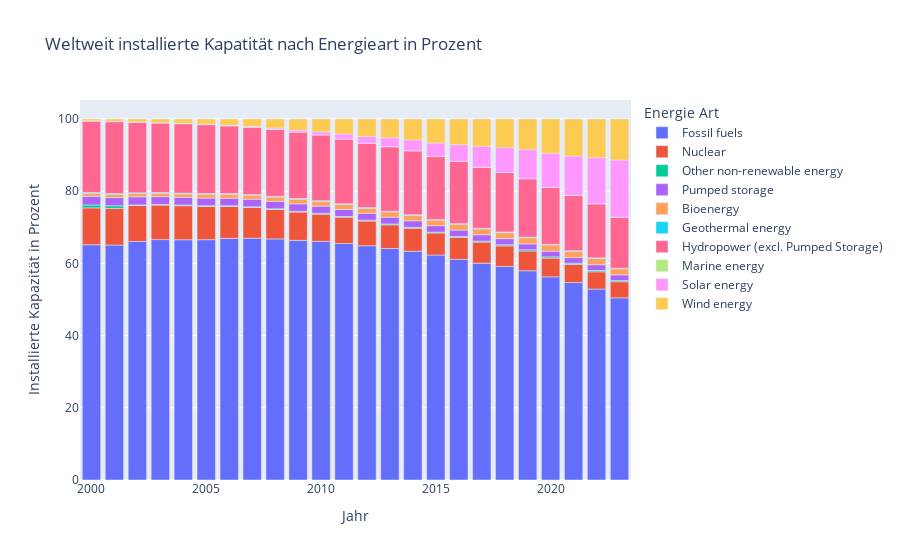

Source (notebook cell):
### Code cell
import pandas as pd
import plotly.express as px

df_global_bar = df_global

# Calculate percentages for each year and technology group
df_global_bar["Percentage"] = df_global_bar.groupby("Year")["Sum of Electricity Installed Capacity (MW)"].transform(
    lambda x: (x / x.sum()) * 100
)

# Create the bar chart
fig_global_kapazität_relativ = px.bar(
    df_global_bar,
    x="Year",
    y="Percentage",
    color="Group Technology",
    custom_data=["Percentage"],
    title="Weltweit installierte Kapatität nach Energieart in Prozent",
)

# Customize hover template to display percentages
fig_global_kapazität_relativ.update_traces(hovertemplate="Jahr: %{x} <br>Kapazität: %{y:.2f} MW<br>Prozent: %{customdata[0]:.2f}%")

# Update layout title and labels
fig_global_kapazität_relativ.update_layout(
    title="Weltweit installierte Kapatität nach Energieart in Prozent",
    xaxis_title="Jahr",
    yaxis_title="Installierte Kapazität in Prozent",
    legend_title="Energie Art"
)

# Diagramm anzeigen
fig_global_kapazität_relativ.show()

### Figure 1 — Plotly figure (JSON) as saved in the notebook; plotly's stock layout.template omitted (floating-point values rounded to 4 significant figures)
{"data": [{"alignmentgroup": "True", "customdata": [[65.18], [65.08], [66.07], [66.6], [66.55], [66.57], [66.93], [66.98], [66.78], [66.38], [66.13], [65.5], [64.89], [64.14], [63.37], [62.33], [61.13], [60.07], [59.18], [57.97], [56.28], [54.7], [52.9], [50.46]], "hovertemplate": "Jahr: %{x} <br>Kapazität: %{y:.2f} MW<br>Prozent: %{customdata[0]:.2f}%", "legendgroup": "Fossil fuels", "marker": {"color": "#636efa", "pattern": {"shape": ""}}, "name": "Fossil fuels", "offsetgroup": "Fossil fuels", "orientation": "v", "showlegend": true, "textposition": "auto", "type": "bar", "x": [2000, 2001, 2002, 2003, 2004, 2005, 2006, 2007, 2008, 2009, 2010, 2011, 2012, 2013, 2014, 2015, 2016, 2017, 2018, 2019, 2020, 2021, 2022, 2023], "xaxis": "x", "y": [65.18, 65.08, 66.07, 66.6, 66.55, 66.57, 66.93, 66.98, 66.78, 66.38, 66.13, 65.5, 64.89, 64.14, 63.37, 62.33, 61.13, 60.07, 59.18, 57.97, 56.28, 54.7, 52.9, 50.46], "yaxis": "y"}, {"alignmentgroup": "True", "customdata": [[10.2], [10.14], [9.952], [9.551], [9.437], [9.201], [8.824], [8.5], [8.166], [7.853], [7.519], [7.272], [6.85], [6.542], [6.365], [6.109], [6.077], [5.846], [5.684], [5.475], [5.184], [4.995], [4.772], [4.458]], "hovertemplate": "Jahr: %{x} <br>Kapazität: %{y:.2f} MW<br>Prozent: %{customdata[0]:.2f}%", "legendgroup": "Nuclear", "marker": {"color": "#EF553B", "pattern": {"shape": ""}}, "name": "Nuclear", "offsetgroup": "Nuclear", "orientation": "v", "showlegend": true, "textposition": "auto", "type": "bar", "x": [2000, 2001, 2002, 2003, 2004, 2005, 2006, 2007, 2008, 2009, 2010, 2011, 2012, 2013, 2014, 2015, 2016, 2017, 2018, 2019, 2020, 2021, 2022, 2023], "xaxis": "x", "y": [10.2, 10.14, 9.952, 9.551, 9.437, 9.201, 8.824, 8.5, 8.166, 7.853, 7.519, 7.272, 6.85, 6.542, 6.365, 6.109, 6.077, 5.846, 5.684, 5.475, 5.184, 4.995, 4.772, 4.458], "yaxis": "y"}, {"alignmentgroup": "True", "customdata": [[0.8002], [0.7357], [0.1802], [0.1881], [0.1905], [0.2099], [0.2117], [0.2012], [0.1979], [0.1995], [0.2505], [0.2233], [0.228], [0.2428], [0.2442], [0.2351], [0.2406], [0.2585], [0.3088], [0.3343], [0.3365], [0.3608], [0.3632], [0.3482]], "hovertemplate": "Jahr: %{x} <br>Kapazität: %{y:.2f} MW<br>Prozent: %{customdata[0]:.2f}%", "legendgroup": "Other non-renewable energy", "marker": {"color": "#00cc96", "pattern": {"shape": ""}}, "name": "Other non-renewable energy", "offsetgroup": "Other non-renewable energy", "orientation": "v", "showlegend": true, "textposition": "auto", "type": "bar", "x": [2000, 2001, 2002, 2003, 2004, 2005, 2006, 2007, 2008, 2009, 2010, 2011, 2012, 2013, 2014, 2015, 2016, 2017, 2018, 2019, 2020, 2021, 2022, 2023], "xaxis": "x", "y": [0.8002, 0.7357, 0.1802, 0.1881, 0.1905, 0.2099, 0.2117, 0.2012, 0.1979, 0.1995, 0.2505, 0.2233, 0.228, 0.2428, 0.2442, 0.2351, 0.2406, 0.2585, 0.3088, 0.3343, 0.3365, 0.3608, 0.3632, 0.3482], "yaxis": "y"}, {"alignmentgroup": "True", "customdata": [[2.418], [2.273], [2.241], [2.155], [2.121], [2.114], [2.087], [2.097], [2.062], [2.072], [1.971], [1.944], [1.909], [1.87], [1.816], [1.783], [1.785], [1.757], [1.688], [1.636], [1.587], [1.554], [1.597], [1.56]], "hovertemplate": "Jahr: %{x} <br>Kapazität: %{y:.2f} MW<br>Prozent: %{customdata[0]:.2f}%", "legendgroup": "Pumped storage", "marker": {"color": "#ab63fa", "pattern": {"shape": ""}}, "name": "Pumped storage", "offsetgroup": "Pumped storage", "orientation": "v", "showlegend": true, "textposition": "auto", "type": "bar", "x": [2000, 2001, 2002, 2003, 2004, 2005, 2006, 2007, 2008, 2009, 2010, 2011, 2012, 2013, 2014, 2015, 2016, 2017, 2018, 2019, 2020, 2021, 2022, 2023], "xaxis": "x", "y": [2.418, 2.273, 2.241, 2.155, 2.121, 2.114, 2.087, 2.097, 2.062, 2.072, 1.971, 1.944, 1.909, 1.87, 1.816, 1.783, 1.785, 1.757, 1.688, 1.636, 1.587, 1.554, 1.597, 1.56], "yaxis": "y"}, {"alignmentgroup": "True", "customdata": [[0.8062], [0.8858], [0.8977], [0.92], [0.9659], [1.06], [1.106], [1.133], [1.177], [1.271], [1.305], [1.367], [1.403], [1.476], [1.507], [1.543], [1.612], [1.633], [1.664], [1.699], [1.727], [1.734], [1.734], [1.676]], "hovertemplate": "Jahr: %{x} <br>Kapazität: %{y:.2f} MW<br>Prozent: %{customdata[0]:.2f}%", "legendgroup": "Bioenergy", "marker": {"color": "#FFA15A", "pattern": {"shape": ""}}, "name": "Bioenergy", "offsetgroup": "Bioenergy", "orientation": "v", "showlegend": true, "textposition": "auto", "type": "bar", "x": [2000, 2001, 2002, 2003, 2004, 2005, 2006, 2007, 2008, 2009, 2010, 2011, 2012, 2013, 2014, 2015, 2016, 2017, 2018, 2019, 2020, 2021, 2022, 2023], "xaxis": "x", "y": [0.8062, 0.8858, 0.8977, 0.92, 0.9659, 1.06, 1.106, 1.133, 1.177, 1.271, 1.305, 1.367, 1.403, 1.476, 1.507, 1.543, 1.612, 1.633, 1.664, 1.699, 1.727, 1.734, 1.734, 1.676], "yaxis": "y"}, {"alignmentgroup": "True", "customdata": [[0.2354], [0.2239], [0.2202], [0.2134], [0.2072], [0.2083], [0.2041], [0.2017], [0.201], [0.2016], [0.1953], [0.1893], [0.1902], [0.1872], [0.1866], [0.1888], [0.1857], [0.1866], [0.1851], [0.1875], [0.1836], [0.1794], [0.1742], [0.1656]], "hovertemplate": "Jahr: %{x} <br>Kapazität: %{y:.2f} MW<br>Prozent: %{customdata[0]:.2f}%", "legendgroup": "Geothermal energy", "marker": {"color": "#19d3f3", "pattern": {"shape": ""}}, "name": "Geothermal energy", "offsetgroup": "Geothermal energy", "orientation": "v", "showlegend": true, "textposition": "auto", "type": "bar", "x": [2000, 2001, 2002, 2003, 2004, 2005, 2006, 2007, 2008, 2009, 2010, 2011, 2012, 2013, 2014, 2015, 2016, 2017, 2018, 2019, 2020, 2021, 2022, 2023], "xaxis": "x", "y": [0.2354, 0.2239, 0.2202, 0.2134, 0.2072, 0.2083, 0.2041, 0.2017, 0.201, 0.2016, 0.1953, 0.1893, 0.1902, 0.1872, 0.1866, 0.1888, 0.1857, 0.1866, 0.1851, 0.1875, 0.1836, 0.1794, 0.1742, 0.1656], "yaxis": "y"}, {"alignmentgroup": "True", "customdata": [[19.84], [19.95], [19.55], [19.29], [19.23], [19.09], [18.78], [18.63], [18.59], [18.43], [18.24], [17.95], [17.8], [17.87], [17.71], [17.52], [17.24], [16.88], [16.47], [16.17], [15.73], [15.36], [14.99], [14.15]], "hovertemplate": "Jahr: %{x} <br>Kapazität: %{y:.2f} MW<br>Prozent: %{customdata[0]:.2f}%", "legendgroup": "Hydropower (excl. Pumped Storage)", "marker": {"color": "#FF6692", "pattern": {"shape": ""}}, "name": "Hydropower (excl. Pumped Storage)", "offsetgroup": "Hydropower (excl. Pumped Storage)", "orientation": "v", "showlegend": true, "textposition": "auto", "type": "bar", "x": [2000, 2001, 2002, 2003, 2004, 2005, 2006, 2007, 2008, 2009, 2010, 2011, 2012, 2013, 2014, 2015, 2016, 2017, 2018, 2019, 2020, 2021, 2022, 2023], "xaxis": "x", "y": [19.84, 19.95, 19.55, 19.29, 19.23, 19.09, 18.78, 18.63, 18.59, 18.43, 18.24, 17.95, 17.8, 17.87, 17.71, 17.52, 17.24, 16.88, 16.47, 16.17, 15.73, 15.36, 14.99, 14.15], "yaxis": "y"}, {"alignmentgroup": "True", "customdata": [[0.00678], [0.006758], [0.006602], [0.006365], [0.006141], [0.005873], [0.0056], [0.005429], [0.005296], [0.005079], [0.004927], [0.00947], [0.00922], [0.008855], [0.008519], [0.008176], [0.00799], [0.007736], [0.007402], [0.007136], [0.006803], [0.006512], [0.006242], [0.005879]], "hovertemplate": "Jahr: %{x} <br>Kapazität: %{y:.2f} MW<br>Prozent: %{customdata[0]:.2f}%", "legendgroup": "Marine energy", "marker": {"color": "#B6E880", "pattern": {"shape": ""}}, "name": "Marine energy", "offsetgroup": "Marine energy", "orientation": "v", "showlegend": true, "textposition": "auto", "type": "bar", "x": [2000, 2001, 2002, 2003, 2004, 2005, 2006, 2007, 2008, 2009, 2010, 2011, 2012, 2013, 2014, 2015, 2016, 2017, 2018, 2019, 2020, 2021, 2022, 2023], "xaxis": "x", "y": [0.00678, 0.006758, 0.006602, 0.006365, 0.006141, 0.005873, 0.0056, 0.005429, 0.005296, 0.005079, 0.004927, 0.00947, 0.00922, 0.008855, 0.008519, 0.008176, 0.00799, 0.007736, 0.007402, 0.007136, 0.006803, 0.006512, 0.006242, 0.005879], "yaxis": "y"}, {"alignmentgroup": "True", "customdata": [[0.03485], [0.04153], [0.04946], [0.06124], [0.08675], [0.1204], [0.1515], [0.2009], [0.329], [0.4876], [0.8191], [1.392], [1.885], [2.455], [2.999], [3.65], [4.595], [5.811], [6.911], [8.076], [9.446], [10.86], [12.76], [15.83]], "hovertemplate": "Jahr: %{x} <br>Kapazität: %{y:.2f} MW<br>Prozent: %{customdata[0]:.2f}%", "legendgroup": "Solar energy", "marker": {"color": "#FF97FF", "pattern": {"shape": ""}}, "name": "Solar energy", "offsetgroup": "Solar energy", "orientation": "v", "showlegend": true, "textposition": "auto", "type": "bar", "x": [2000, 2001, 2002, 2003, 2004, 2005, 2006, 2007, 2008, 2009, 2010, 2011, 2012, 2013, 2014, 2015, 2016, 2017, 2018, 2019, 2020, 2021, 2022, 2023], "xaxis": "x", "y": [0.03485, 0.04153, 0.04946, 0.06124, 0.08675, 0.1204, 0.1515, 0.2009, 0.329, 0.4876, 0.8191, 1.392, 1.885, 2.455, 2.999, 3.65, 4.595, 5.811, 6.911, 8.076, 9.446, 10.86, 12.76, 15.83], "yaxis": "y"}, {"alignmentgroup": "True", "customdata": [[0.4825], [0.6736], [0.8335], [1.007], [1.203], [1.421], [1.705], [2.048], [2.492], [3.103], [3.567], [4.144], [4.833], [5.206], [5.797], [6.634], [7.124], [7.551], [7.91], [8.446], [9.515], [10.25], [10.71], [11.35]], "hovertemplate": "Jahr: %{x} <br>Kapazität: %{y:.2f} MW<br>Prozent: %{customdata[0]:.2f}%", "legendgroup": "Wind energy", "marker": {"color": "#FECB52", "pattern": {"shape": ""}}, "name": "Wind energy", "offsetgroup": "Wind energy", "orientation": "v", "showlegend": true, "textposition": "auto", "type": "bar", "x": [2000, 2001, 2002, 2003, 2004, 2005, 2006, 2007, 2008, 2009, 2010, 2011, 2012, 2013, 2014, 2015, 2016, 2017, 2018, 2019, 2020, 2021, 2022, 2023], "xaxis": "x", "y": [0.4825, 0.6736, 0.8335, 1.007, 1.203, 1.421, 1.705, 2.048, 2.492, 3.103, 3.567, 4.144, 4.833, 5.206, 5.797, 6.634, 7.124, 7.551, 7.91, 8.446, 9.515, 10.25, 10.71, 11.35], "yaxis": "y"}], "layout": {"barmode": "relative", "legend": {"title": {"text": "Energie Art"}, "tracegroupgap": 0}, "title": {"text": "Weltweit installierte Kapatität nach Energieart in Prozent"}, "xaxis": {"anchor": "y", "domain": [0, 1], "title": {"text": "Jahr"}}, "yaxis": {"anchor": "x", "domain": [0, 1], "title": {"text": "Installierte Kapazität in Prozent"}}}}
